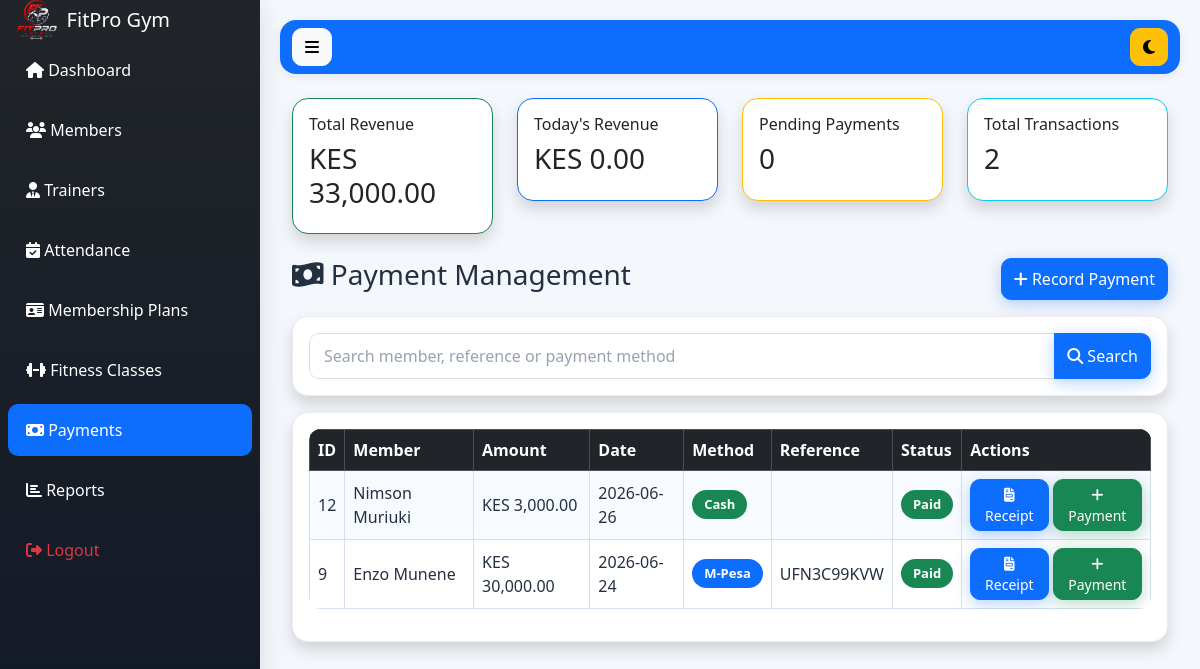
/admin/payments.php (signed in), run on the app's committed database.
### tables this page shows
CREATE TABLE `payments` (
  `id` int(11) NOT NULL,
  `member_id` int(11) DEFAULT NULL,
  `amount` decimal(10,2) DEFAULT NULL,
  `payment_date` date DEFAULT NULL,
  `payment_method` varchar(50) DEFAULT NULL,
  `reference_number` varchar(100) DEFAULT NULL,
  `status` enum('Paid','Pending','Failed') DEFAULT 'Paid',
  `created_at` timestamp NOT NULL DEFAULT current_timestamp()
);

CREATE TABLE `members` (
  `id` int(11) NOT NULL,
  `member_code` varchar(50) DEFAULT NULL,
  `fullname` varchar(100) DEFAULT NULL,
  `gender` enum('Male','Female') DEFAULT NULL,
  `dob` date DEFAULT NULL,
  `phone` varchar(20) DEFAULT NULL,
  `email` varchar(100) DEFAULT NULL,
  `address` text DEFAULT NULL,
  `emergency_contact` varchar(20) DEFAULT NULL,
  `plan_id` int(11) DEFAULT NULL,
  `join_date` date DEFAULT NULL,
  `expiry_date` date DEFAULT NULL,
  `photo` varchar(255) DEFAULT NULL,
  `status` enum('Active','Expired','Suspended') DEFAULT 'Active',
  `plan_amount` decimal(10,2) DEFAULT 0.00,
  `amount_paid` decimal(10,2) DEFAULT 0.00,
  `balance` decimal(10,2) DEFAULT 0.00
);

### admin/payments.php (the view, shortened to what this page needs)
<?php
include '../config/database.php';
$payments = $conn->query("
SELECT
p.*,
m.fullname
FROM payments p
JOIN members m
ON p.member_id = m.id
ORDER BY p.id DESC
");
include '../includes/header.php';
?>
<div class="d-flex">
<?php include '../includes/sidebar.php'; ?>
<div class="content flex-grow-1">
<?php include '../includes/navbar.php'; ?>
<div class="container-fluid mt-4">
<?php
$totalRevenue = $conn->query("
SELECT IFNULL(SUM(amount),0) total
FROM payments
")->fetch_assoc()['total'];
$todayRevenue = $conn->query("
SELECT IFNULL(SUM(amount),0) total
FROM payments
WHERE payment_date = CURDATE()
")->fetch_assoc()['total'];
$pendingPayments = $conn->query("
SELECT COUNT(*) total
FROM payments
WHERE status='Pending'
")->fetch_assoc()['total'];
$totalPayments = $conn->query("
SELECT COUNT(*) total
FROM payments
")->fetch_assoc()['total'];
?>
<div class="row mb-4">
<div class="col-md-3">
<div class="card shadow border-success">
<div class="card-body">
<h6>Total Revenue</h6>
<h3>KES <?= number_format($totalRevenue,2) ?></h3>
</div>
</div>
</div>
<div class="col-md-3">
<div class="card shadow border-primary">
<div class="card-body">
<h6>Today's Revenue</h6>
<h3>KES <?= number_format($todayRevenue,2) ?></h3>
</div>
</div>
</div>
<div class="col-md-3">
<div class="card shadow border-warning">
<div class="card-body">
<h6>Pending Payments</h6>
<h3><?= $pendingPayments ?></h3>
</div>
</div>
</div>
<div class="col-md-3">
<div class="card shadow border-info">
<div class="card-body">
<h6>Total Transactions</h6>
<h3><?= $totalPayments ?></h3>
</div>
</div>
</div>
</div>
<div class="d-flex justify-content-between mb-3">
<h3>
<i class="fa fa-money-bill-wave"></i>
Payment Management
</h3>
<button
class="btn btn-primary"
data-bs-toggle="modal"
data-bs-target="#paymentModal">
<i class="fa fa-plus"></i>
Record Payment
</button>
</div>
<div class="card shadow mb-3">
<div class="card-body">
<div class="input-group">
<input
type="text"
id="searchPayment"
class="form-control"
placeholder="Search member, reference or payment method">
<button
class="btn btn-primary"
type="button"
id="searchBtn">
<i class="fa fa-search"></i>
Search
</button>
</div>
</div>
</div>
<div class="card shadow">
<div class="card-body">
<table
id="paymentTable"
class="table table-hover table-striped table-bordered align-middle">
<thead class="table-dark">
<tr>
<th>ID</th>
<th>Member</th>
<th>Amount</th>
<th>Date</th>
<th>Method</th>
<th>Reference</th>
<th>Status</th>
<th>Actions</th>
</tr>
</thead>
<tbody>
<?php while($row = $payments->fetch_assoc()): ?>
<tr>
<td><?= $row['id'] ?></td>
<td><?= htmlspecialchars($row['fullname']) ?></td>
<td>
KES <?= number_format($row['amount'],2) ?>
</td>
<td><?= $row['payment_date'] ?></td>
<td>
<?php
switch($row['payment_method']){
case 'Cash':
echo '<span class="badge bg-success">Cash</span>';
break;
case 'M-Pesa':
echo '<span class="badge bg-primary">M-Pesa</span>';
break;
}
?>
</td>
<td><?= htmlspecialchars($row['reference_number']) ?></td>
<td>
<?php if($row['status']=='Paid'): ?>
<span class="badge bg-success">
Paid
</span>
<?php else: ?>
<span class="badge bg-danger">
Failed
</span>
<?php endif; ?>
<td>
<div class="d-flex align-items-center gap-1">
<a
href="receipt.php?id=<?= $row['id'] ?>"
class="btn btn-primary btn-sm">
<i class="fa fa-file-invoice"></i>
Receipt
</a>
<button
class="btn btn-success btn-sm"
data-bs-toggle="modal"
data-bs-target="#paymentModal">
<i class="fa fa-plus"></i>
Payment
</button>
</div>
</td>
</td>
</tr>
<?php endwhile; ?>
</tbody>
</table>
</div>
</div>
</div>
</div>
</div>
<?php include '../includes/footer.php'; ?>

### assets/css/style.css (style rules this page uses)
:root { --primary:#0d6efd; --secondary:#6c757d; --success:#198754; --danger:#dc3545; --warning:#ffc107; --info:#0dcaf0; --dark:#212529; --light:#f8f9fa; --white:#ffffff; --shadow-sm:0 2px 10px rgba(0,0,0,.08); --shadow-md:0 8px 25px rgba(0,0,0,.12); --shadow-lg:0 15px 35px rgba(0,0,0,.15); --radius:16px; }
* { margin:0; padding:0; box-sizing:border-box; }
html { scroll-behavior:smooth; }
body { font-family:'Segoe UI',sans-serif; background:#f4f7fb; color:#243041; overflow-x:hidden; }
a { color:#0d6efd; }
.content { margin-left:260px; width:calc(100% - 260px); padding:20px; }
.card { border:1px solid rgba(15,23,42,.08); border-radius:var(--radius); box-shadow:var(--shadow-sm); overflow:hidden; transition:.3s ease; background:white; }
.btn { border-radius:10px; transition:.3s; }
.btn-primary { box-shadow:0 4px 15px rgba(13,110,253,.3); }
.btn-success { box-shadow:0 4px 15px rgba(25,135,84,.3); }
.table { border-radius:12px; overflow:hidden; --bs-table-bg:#ffffff; --bs-table-color:#243041; --bs-table-striped-bg:#f7faff; --bs-table-striped-color:#243041; --bs-table-hover-bg:#eef5ff; --bs-table-hover-color:#243041; --bs-table-border-color:#d7e0ee; }
.table thead { background:#212529; color:white; }
.table tbody tr { transition:.2s; }
.table td, .table th { vertical-align:middle; }
.form-control, .form-select { border-radius:10px; padding:10px 14px; border:1px solid #ddd; background:#ffffff; color:#243041; }
.form-control::placeholder { color:#98a2b3; }
.badge { padding:8px 12px; border-radius:30px; font-size:13px; }

### data on the page
payments: id "12", member.fullname "Nimson Muriuki", amount "3,000.00", payment_date "2026-06-26", payment_method "Cash", status "Paid"
payments: id "9", member.fullname "Enzo Munene", amount "30,000.00", payment_date "2026-06-24", payment_method "M-Pesa", reference_number "UFN3C99KVW", status "Paid"

### other printed values
$totalRevenue "33,000.00"
$todayRevenue "0.00"
$pendingPayments "0"
$totalPayments "2"
